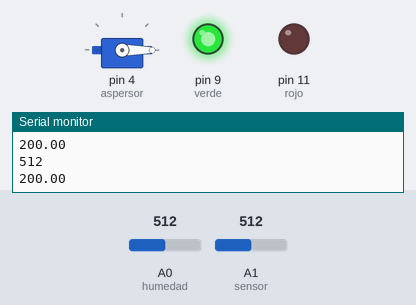
Bench run of a sketch on a simulated Arduino Uno, built with avr-gcc and run on an emulated ATmega328P. Parts: servo, output pins drawn as LEDs (lit = HIGH), the last lines printed to the serial monitor. The test bench sets the inputs (shaded band); at power-on: A0 (humedad) = 512, A1 (sensor) = 512.

Above: at 1.8 s.
1.9 s: A0 (humedad) set to 308
3.4 s: A0 (humedad) set to 285
At 4.3 s:
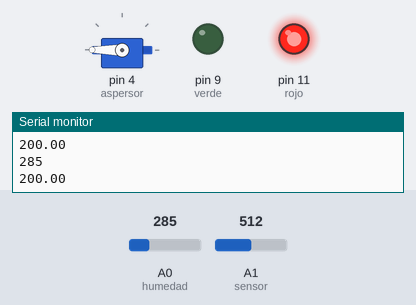
5.5 s: A0 (humedad) set to 306
At 7.1 s:
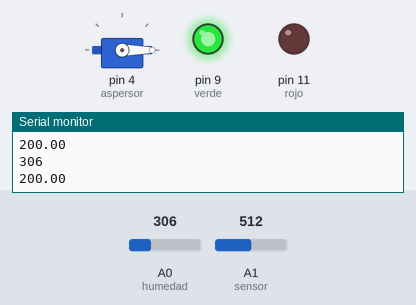
7.5 s: A0 (humedad) set to 290
At 8.7 s:
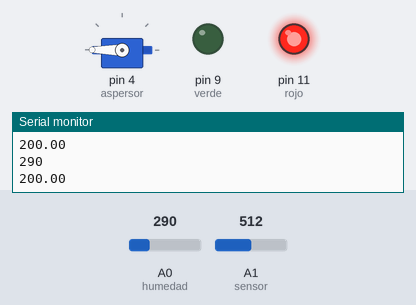
Timing chart, 0 to 10.5 s (numbered marks = the images above; inputs shaded):
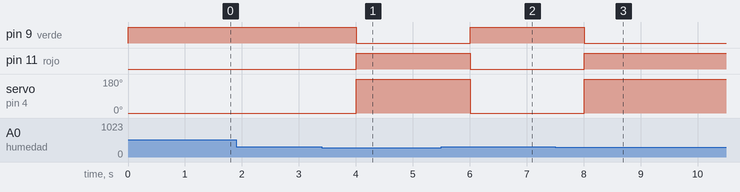

The sketch:

Prototipo.ino
```cpp
/*Prototipo de el sistema automatizado de riego
Integrantes:
Diana Quintero
Juan Rodriguez
Oscar Rodriguez*/
#include <Servo.h> //se incluye la libreria para la compuerta del aspersor
Servo aspersor; //se define la variable aspersor
int rojo=11; //se define el led rojo con el pin 11
int verde=9; //se define el led verde con el pin 10
int humedad=A0; //se define la humedad al analogico 0
float tempC; // se define variable para almacenar el valor obtenido de temperatura
int temp = A1; // se define variable del pin de entrada del sensor (A1)

void setup()
{
  Serial.begin(9600);// Configuramos el puerto serial a 9600 bps
  pinMode(humedad, INPUT);//Se define la variable humedad como entrada
  pinMode(rojo,OUTPUT);//Se define la variable rojo como salida
  pinMode(verde,OUTPUT);//se define la variable verde como salida
  aspersor.attach(4);//Se determina el pin de salida para el servo
 }
 void loop()
{
  humedad = analogRead(A0); //se lee el valor de humedad del sensor
  Serial.print(humedad); // se muestra el valor
  Serial.println(); //Salto de linea para diferenciar los valores
  temp= analogRead(A1); //Se lee el valor de temperatura del sensor
  tempC = ((5.0 * temp * 100.0)/1024.0)-50; //Operación matematica para calcular la temperatira en funcio del voltaje
  Serial.print(tempC); //se muestra el valor de temperatura
  Serial.println(); //Salto de linea para diferenciar los valores
  Serial.println(); //Salto de linea para nueva medición de valores

   if(humedad >= 0 & humedad <= 300){ //se crea un condicional según el valor de humedad medido
    digitalWrite(verde,LOW); //se mantiene apagado el led verde
    digitalWrite(rojo,HIGH); //se enciende el led rojo ya que es un valor muy bajo
    aspersor.write(180);//se abre la comspuerta del aspersor para dejar salir agua a la planta
    }
    else { //en caso de que no suceda lo escrito en el condicional
    digitalWrite(verde,HIGH); //Se enciende el led verde ya que está en un valor optimo de humedad
    digitalWrite(rojo,LOW); //Se mantiene apagado el led rojo
    aspersor.write(0); //se cierra la compuerta ya que no es necesario regar la planta
    }
  delay(1000); //delay entre cada medición
}
```

Measured:
- the behaviour switches between 301 and 300 on A0 (humedad) (found by bisection; images 0 and 1)
- after the input at 3.4 s, pin 9 (verde): HIGH → LOW after 0.60 s; pin 11 (rojo): LOW → HIGH after 0.60 s; servo on pin 4 (aspersor): 0° → 180° after 0.60 s
- after the input at 5.5 s, pin 9 (verde): LOW → HIGH after 0.51 s; pin 11 (rojo): HIGH → LOW after 0.51 s; servo on pin 4 (aspersor): 180° → 0° after 0.51 s
- after the input at 7.5 s, pin 9 (verde): HIGH → LOW after 0.51 s; pin 11 (rojo): LOW → HIGH after 0.51 s; servo on pin 4 (aspersor): 0° → 180° after 0.51 s
